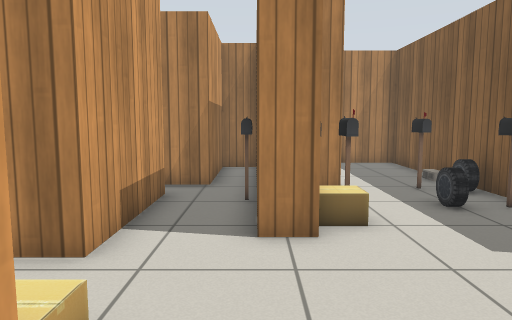
[1] (above)

16 first-person views from a walk through a world built for the Gazebo simulator. The camera is 0.94 m above the floor, tilts 6° down and sees 70° across. The lines on the ground mark 1 m squares. The floor is counted in squares, 0.5 m on a side. Each view is taken from the middle of a square. On the plan, view 1 faces up. The plan holds only what a view shows up to about 18 squares ahead; the rest is blank. Simple patterns stand in for the simulator's built-in surfaces.

[2]
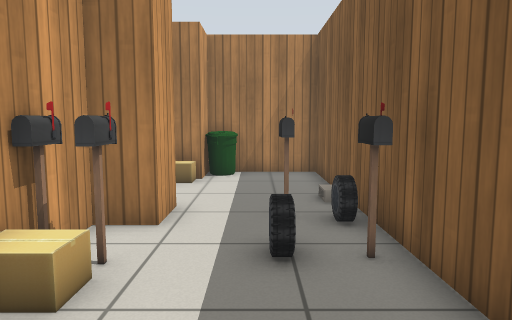

[3]
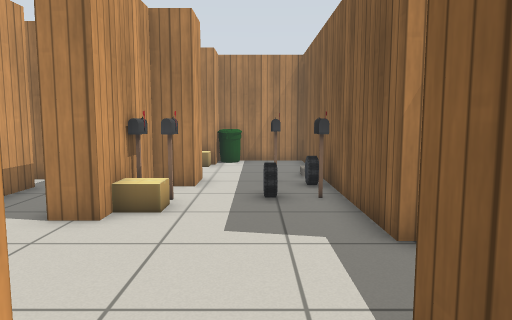

[4]
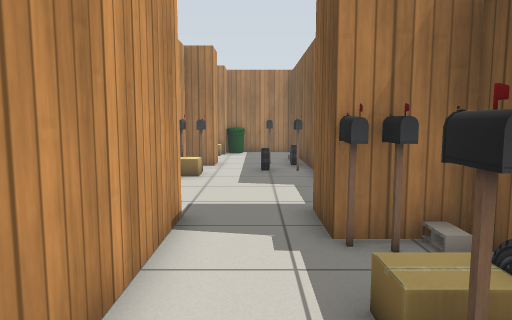

[5]
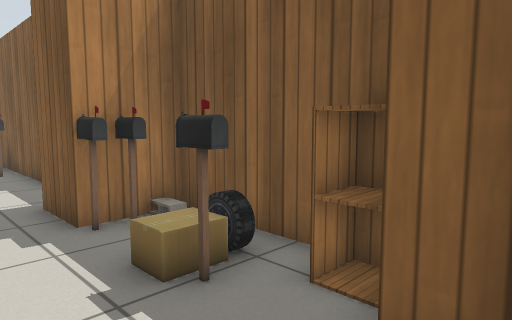

[6]
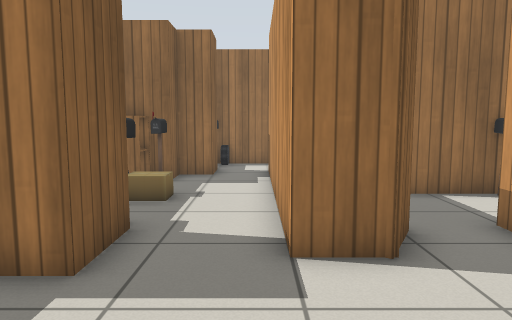

[7]
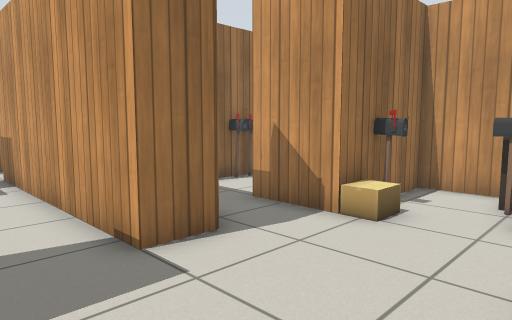

[8]
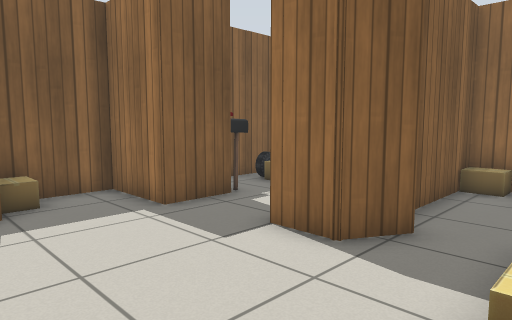

[9]
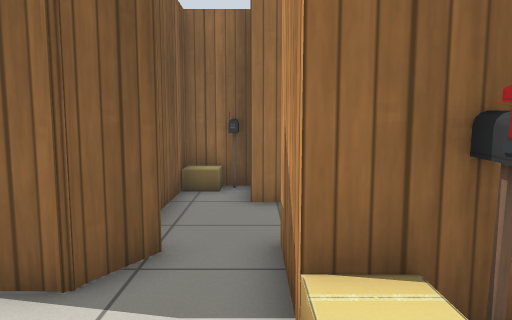

[10]
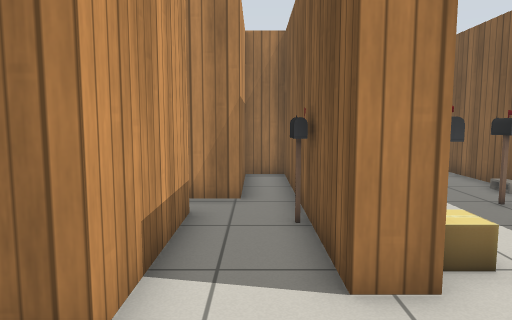

[11]
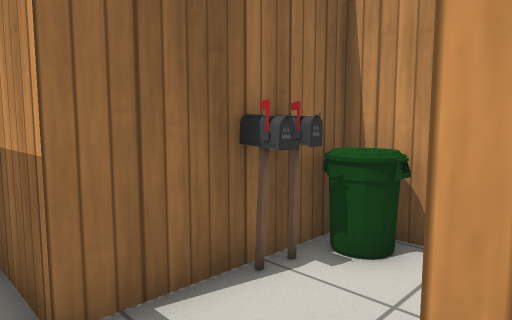

[12]
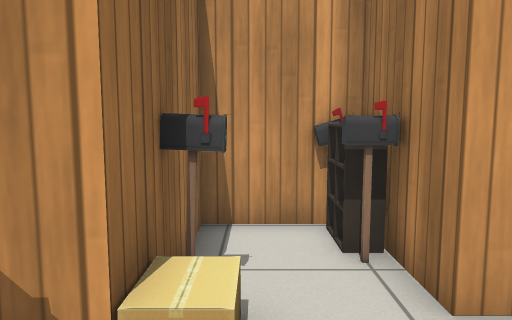

[13]
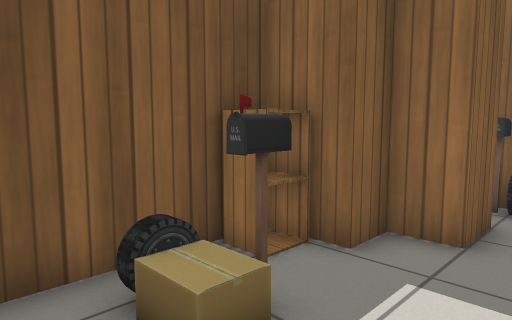

[14]
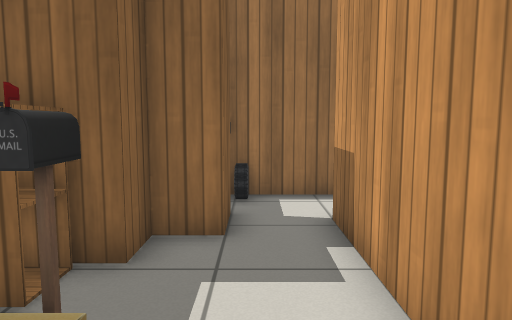

[15]
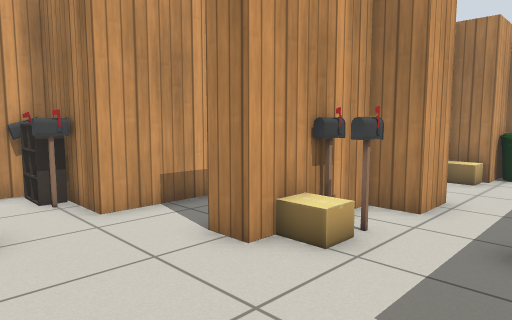

[16]
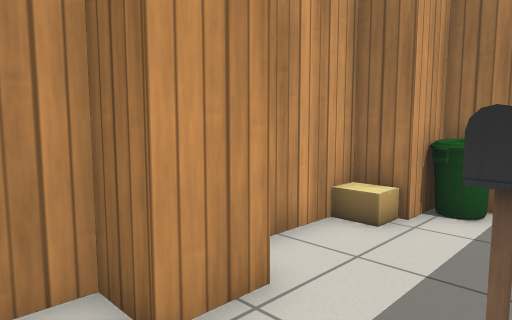

### Floor plan
Points are (right, up) in squares from view 1. A wall is a line through its corners. A room is listed if a view was taken in it or the views show most of it. See-through windows are left out.
Room 1 (views 1, 8, 9, 10, 11, 12)
walls: (1, 5.8) (0, 5.8) (0, 14.9) (-1.4, 14.9) (-1.4, 10.8) (-3.3, 10.8); (-1.4, 1.6) (-1.4, -0.5); (-2.4, 9.5) (-2.4, 4.9) (-3.5, 4.9); (0.3, -0.2) (1.1, 1.1)
ways out: opening at (1, 3.5) to room 2; opening at (-3, 3.5) to room 5; opening at (-0.5, 0.5)
objects: postbox (-3, 2); cardboard box (-2, 2) to (-2, 3); postbox (0, 9)
Room 2 (views 2, 15)
walls: (6.6, 4.6) (6.2, 4.6) (6.2, 5.6); (1.1, 1.1) (2.5, 1.1) (2.5, -0.6); (5.2, -0.3) (5.2, 1.7) (7.9, 1.7) (7.9, 4.4)
ways out: opening at (1, 3.5) to room 1; opening at (3.5, 0.5) to room 3; opening at (3.5, 6.5) to room 4
objects: cardboard box (7, 4)
Room 3 (views 3, 4, 5, 13, 14)
walls: (4.5, -8.5) (4.5, -6.9) (5.7, -6.9) (5.7, -5.7) (7.4, -5.7) (7.4, -0.3) (5.2, -0.3); (2.5, -0.6) (2.5, -8); (2, -10.3) (3.4, -10.3)
ways out: opening at (3.5, 0.5) to room 2
objects: car (4, -10); postbox (5, -10); postbox (5, -4); cardboard box (5, -3); postbox (5, -1); car (6, -3); postbox (6, -1); cabinet (7, -5); cinder block (7, -1)
Room 4 (views 6, 7, 16)
walls: (2.2, 11.1) (2.2, 9.5) (1, 9.5) (1, 5.8); (6.2, 5.6) (6.2, 16.6) (2.2, 16.6) (2.2, 14.9) (1, 14.9) (1, 12.2)
ways out: opening at (3.5, 6.5) to room 2
objects: postbox (1, 8); cardboard box (2, 7); postbox (2, 8); cardboard box (2, 14); bin (3, 16); car (4, 8); postbox (5, 10); postbox (6, 8); car (6, 10)
Room 5 (no view inside)
walls: (-4.4, 4.9) (-5.6, 4.9) (-5.6, 2) (-3.4, 2)
ways out: opening at (-3, 3.5) to room 1
objects: postbox (-5, 4); postbox (-4, 4) to (-4, 5)

Positions as (right, up) in squares from view 1, and headings:
1: (0, 0), facing up
2: (4, 3), facing up
3: (4, -1), facing up
4: (4, -6), facing up
5: (3, -7), facing up-right
6: (3, 6), facing down
7: (5, 6), facing down-left
8: (-2, 6), facing down-right
9: (-1, 5), facing down
10: (-1, 2), facing up
11: (0, 0), facing down-left
12: (1, 3), facing left
13: (3, -1), facing down-right
14: (4, -1), facing down
15: (5, 2), facing up-left
16: (5, 8), facing up-left
